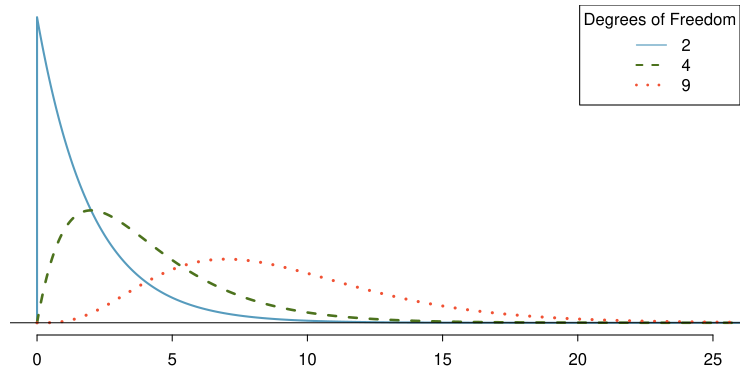

Here is the R script that generated this plot:
library(openintro)
data(COL)

myPDF('chiSquareDistributionWithInceasingDF.pdf', 7.5, 3.75,
      mar = c(2, 0.5, 0.25, 0.5),
      mgp = c(2.1, 0.7, 0))
x <- c(0, seq(0.0000001, 40, 0.05))
DF <- c(2.0000001, 4, 9)
y <- list()
for (i in 1:length(DF)) {
  y[[i]] <- dchisq(x, DF[i])
}
plot(0, 0,
     type = 'n',
     xlim = c(0, 25),
     ylim = range(c(y, recursive = TRUE)),
     axes = FALSE)
for (i in 1:length(DF)) {
  lines(x, y[[i]],
        lty = i,
        col = COL[ifelse(i == 3, 4, i)],
        lwd = 1.5 + i / 2)
}
abline(h = 0)
axis(1)
legend('topright',
       lwd = 0.3 + 1:4 / 1.25,
       col = COL[c(1, 2, 4)],
       lty = 1:4,
       legend = paste(round(DF)),
       title = 'Degrees of Freedom',
       cex = 1)
dev.off()
